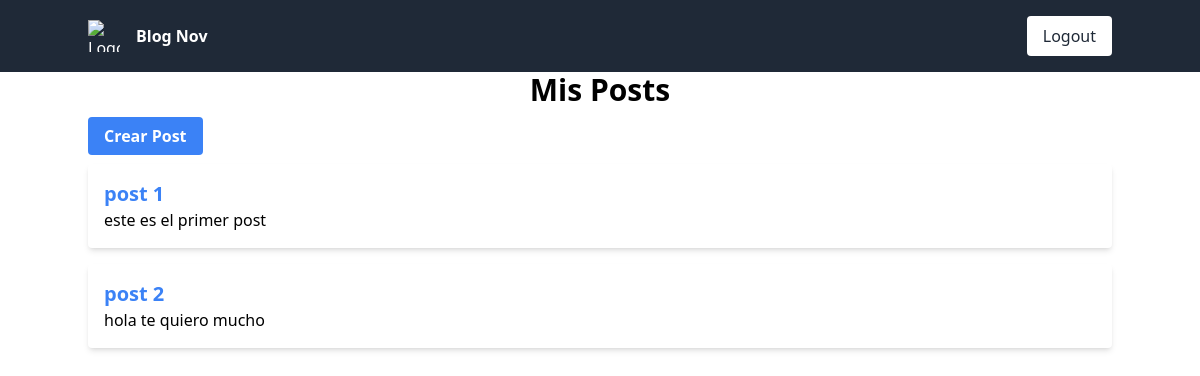
/aaaa, run on an earlier commit of the app's database.
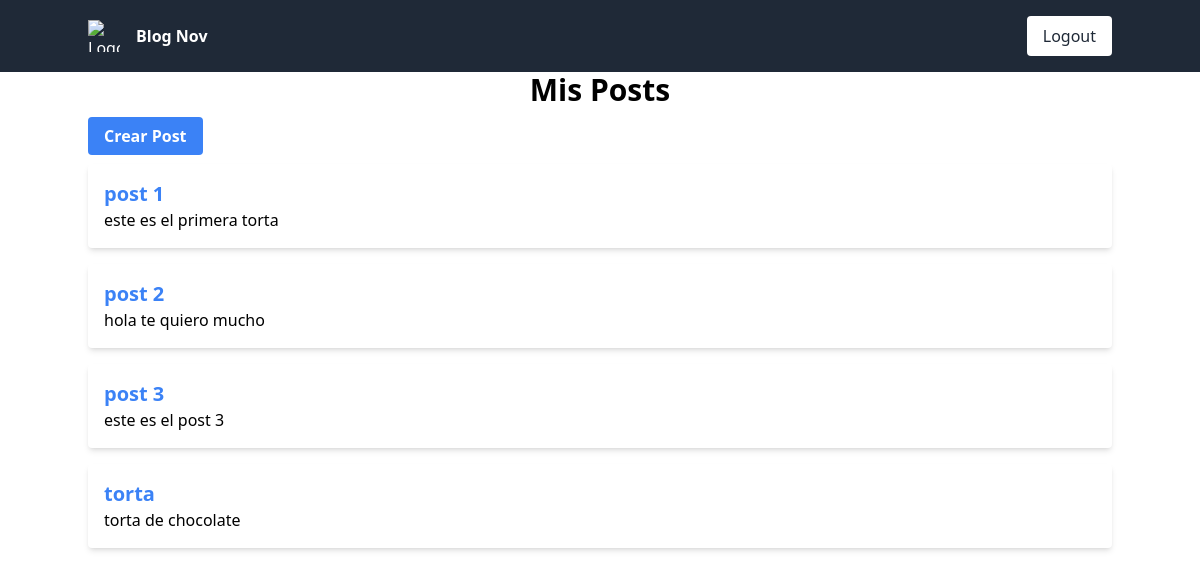
And on a later commit of the database.
### blog/models.py (models this page shows, shortened)
class Post(models.Model):
    title = models.CharField(max_length=200)
    content = models.TextField()
    created_at = models.DateTimeField(auto_now_add=True)
    updated_at = models.DateTimeField(auto_now=True)
    author = models.ForeignKey('auth.User', on_delete=models.CASCADE)

### blog/views.py (the view)
# urls.py: path('', PostListView.as_view(), name='blog-home'),
class PostListView(ListView):
    model = Post
    template_name = 'post_list.html'

### templates/post_list.html
{% extends "_base.html" %}
{% block content %}
    <div class="container mx-auto">
        <h2 class="text-3xl font-bold text-center mb-4">Mis Posts</h2>
        <a href="{% url 'post-new' %}" class="bg-blue-500 hover:bg-blue-700 text-white font-bold py-2 px-4 rounded">Crear Post</a>
        <ul class="mt-4">
            {% for item in post_list %}
                <li class="bg-white shadow-md rounded p-4 mb-4">
                    <a href="{% url 'post-detail' item.pk %}" class="text-blue-500 hover:underline">
                        <h3 class="text-xl font-bold">{{ item.title }}</h3>
                    </a>
                    <p>{{ item.content|truncatewords:20 }}</p>
                </li>
            {% endfor %}
        </ul>
    </div>
{% endblock content %}

### templates/_base.html (shortened to what this page needs)
<!DOCTYPE html>
<html lang="en">
<head>
    <script src="https://cdn.tailwindcss.com"></script>
</head>
<body>
    <nav class="bg-gray-800 text-white p-4">
        <div class="container mx-auto flex justify-between items-center">
            <div class="flex items-center">
                <img src="tu-logo.png" alt="Logo de tu empresa" class="h-8 w-8 mr-4">
                <a href="{% url 'blog-home' %}" class="font-bold">Blog Nov</a>
            </div>
            <form method="post" action="{% url 'logout' %}">
                <button type="submit" class="bg-white text-gray-800 rounded px-4 py-2">Logout</button>
            </form>
        </div>
    </nav>
    {% block content %}
    {% endblock content %}
</body>
</html>

What changed in the data, as far as the page shows it:
changed Post "post 1": content "este es el primer post" → "este es el primera torta"
added Post: title "post 3", content "este es el post 3"
added Post: title "torta", content "torta de chocolate"
